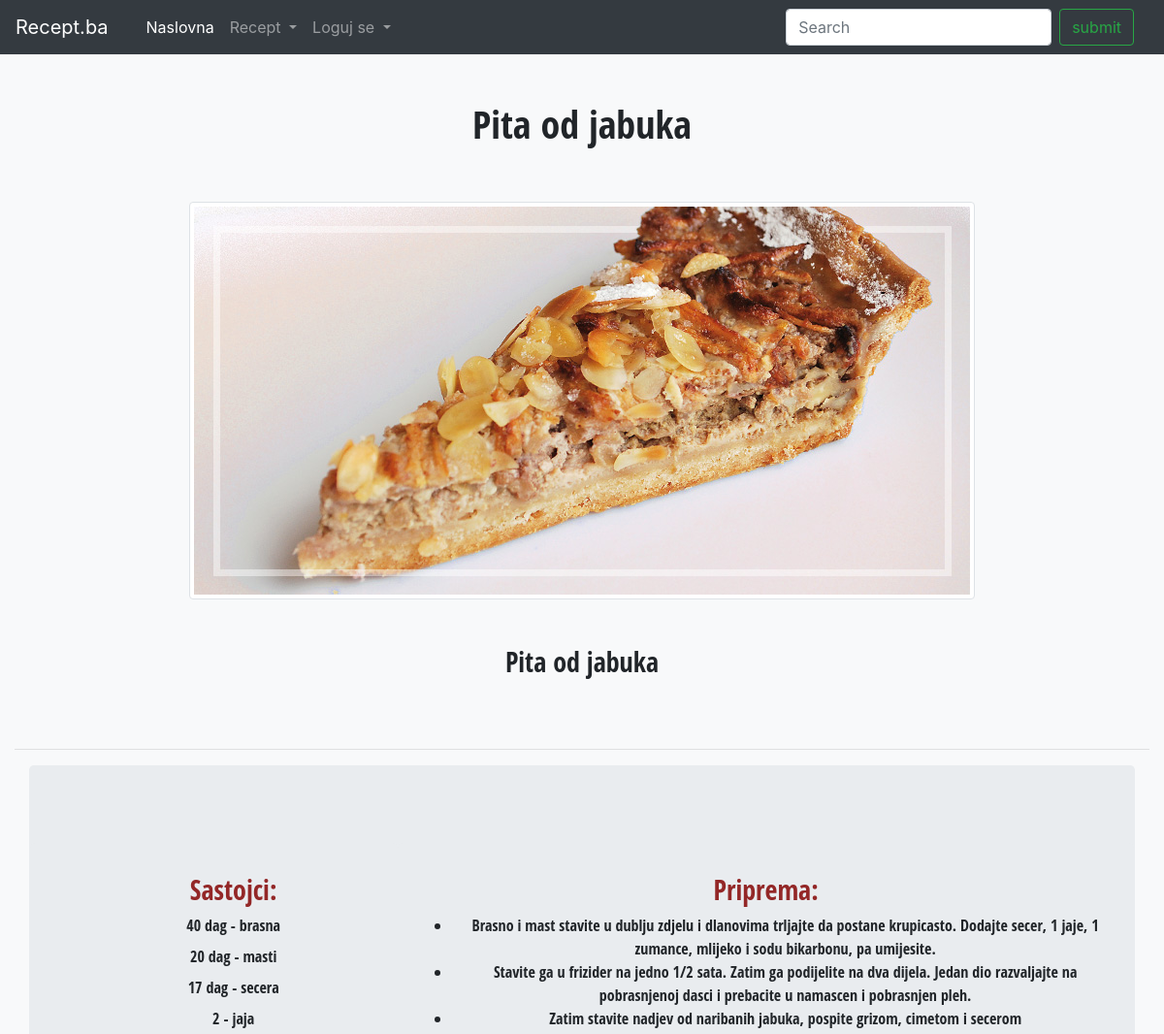
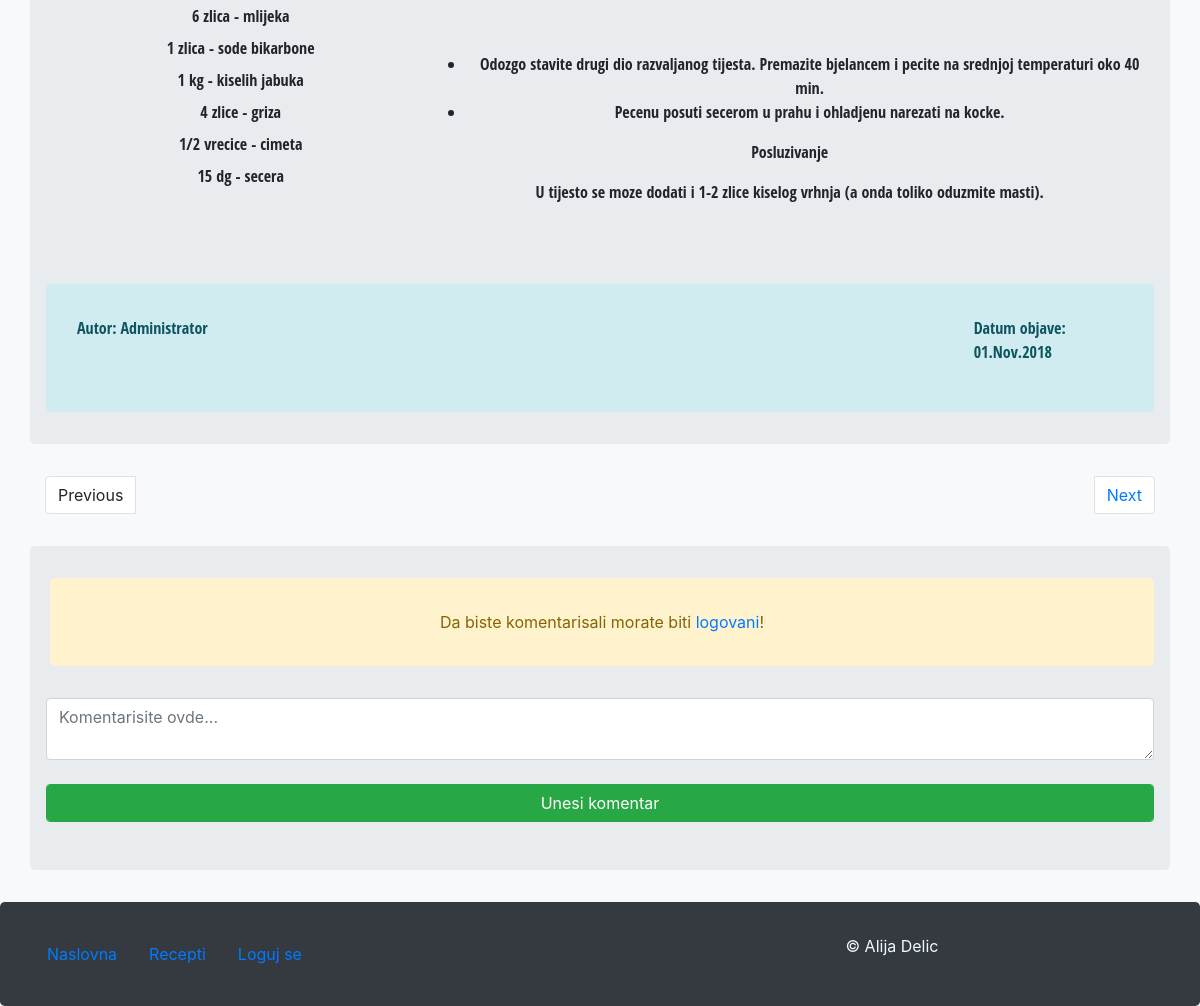
Screenshot of /views/articles.php?id=209 with the database file from the repository (2 pictures, top to bottom).
### tables this page shows
CREATE TABLE IF NOT EXISTS `recipes` (
  `recipe_id` int(11) NOT NULL AUTO_INCREMENT,
  `title` varchar(256) NOT NULL,
  `subtitle` varchar(256) NOT NULL,
  `category_id` int(11) NOT NULL,
  `date` timestamp(6) NOT NULL,
  `content` varchar(2048) NOT NULL,
  `image` varchar(45) NOT NULL,
  `user_id` int(11) NOT NULL,
  PRIMARY KEY (`recipe_id`),
  KEY `category_id_idx` (`category_id`),
  KEY `FK_users_recipes_idx` (`user_id`)
);

CREATE TABLE IF NOT EXISTS `ingridians` (
  `ingridian_id` int(11) NOT NULL AUTO_INCREMENT,
  `name` varchar(45) NOT NULL,
  PRIMARY KEY (`ingridian_id`)
);

### models/Articles.php (called while the page is built, shortened)
<?php
class Articles
{
    public static function getData($data, $condition = "")
    {
        $instance = ConnectDb::getInstance();
        $conn = $instance->getConnection();
        $sql = $conn->prepare("SELECT $data
                                        FROM articles
                                        JOIN recipes ON articles.recipe_id = recipes.recipe_id
                                        JOIN categories ON recipes.category_id = categories.category_id
                                        JOIN ingridians ON articles.ingridian_id = ingridians.ingridian_id
                                        JOIN users ON recipes.user_id = users.user_id
                                        $condition
                                        ");
        $sql->execute();
        $result = $sql->fetchAll(PDO::FETCH_ASSOC);
        return $result;
    }
}

### views/articles.php (the view, shortened to what this page needs)
<?php
if (isset($_GET['id'])) {
    $id = $_GET['id'];
    $article_title = Articles::getData("recipes.title", "WHERE recipes.recipe_id = '$id' LIMIT 1");
    $article_subtitle = Articles::getData("recipes.subtitle", "WHERE recipes.recipe_id = '$id' LIMIT 1");
    $article_image = Articles::getData("recipes.image", "WHERE recipes.recipe_id = '$id' LIMIT 1");
    $article_content = Articles::getData("recipes.content", "WHERE recipes.recipe_id = '$id' LIMIT 1");
    $article_ingridians = Articles::getData("ingridians.name", "WHERE recipes.recipe_id = '$id'");
    $article_ingridians_amount = Articles::getData("amount", "WHERE recipes.recipe_id = '$id'");
    $next_id = Articles::getData("recipes.recipe_id", "WHERE recipes.recipe_id > '$id' LIMIT 1");
    $previous_id = Articles::getData("recipes.recipe_id", "WHERE recipes.recipe_id < '$id' order by recipe_id desc LIMIT 1");
    $article_author = Articles::getData("users.username", "GROUP BY users.username LIMIT 1");
    $article_date = Articles::getData("recipes.recipe_id, recipes.date", "GROUP BY recipe_id");
    $dt = new DateTime($article_date[0]['date']);
    include "../views/nav/nav.php";
    ?>
    <div style="font-family: 'Open Sans Condensed', sans-serif" class="container-fluid ">
        <div class="row">
            <div class="col-12 mt-5 text-center">
                <h1><?= $article_title[0]['title'] ?></h1>
            </div>
            <div class="col-12 mt-5 text-center">
                <img src="images/<?= $article_image[0]['image'] ?>" alt="<?= $article_title[0]['title'] ?>"
                     class="img-fluid img-thumbnail">
            </div>
            <div class="col-12 mt-5 text-center mt-4">
                <h3><?= $article_subtitle[0]['subtitle'] ?></h3>
            </div>
            <div class="col-12 mt-5 text-center">
                <hr>
            </div>
        </div>
        <div class="container jumbotron">
            <div class="row">
                <div id="sastojci" class="col-12 col-sm-12 col-md-4 col-lg-4 mt-5 text-center jumbotron">
                    <ul>
                        <h3>Sastojci:</h3>
                        <?php
                        for ($i = 0; $i < sizeof($article_ingridians); $i++) {
                            echo "<li class='mt-2'>" . $article_ingridians_amount[$i]['amount'] . " - " . $article_ingridians[$i]['name'] . "</li>";
                        }
                        ?>
                    </ul>
                </div>
                <div id="priprema" class="col-12 col-sm-12 col-md-8 col-lg-8 mt-5 jumbotron text-center">
                    <?php
                    echo $article_content[0]['content'];
                    ?>
                </div>
            </div>
            <div class="row alert-info jumbotron m-0">
                <div class="col-2 mr-auto ">Autor: <?= $article_author[0]["username"] ?></div>
                <div class="col-2 ml-auto "><p>Datum objave: <?= $dt->format('d.M.Y') ?></p></div>
            </div>
        </div>
    </div>
    <div class="container">
        <div class="row">
            <div class="col-12">
                <nav aria-label="Page navigation example">
                    <ul class="pagination">
                        <?php
                        if (sizeof($previous_id) > 0) {
                            ?>
                            <li class="page-item mr-auto"><a class="page-link"
                                                             href="articles.php?id=<?= $previous_id[0]['recipe_id'] ?>">Previous</a>
                            </li>
                            <?php
                        } else {
                            echo "<li class='page-item mr-auto'><a class='page-link disabled'>Previous</a></li>";
                        }
                        if (sizeof($next_id) > 0) {
                            ?>
                            <li class="page-item ml-auto"><a class="page-link"
                                                             href="articles.php?id=<?= $next_id[0]['recipe_id'] ?>">Next</a>
                            </li>
                            <?php
                        } else {
                            echo "<li class='page-item ml-auto'><a class='page-link disabled'>Next</a></li>";
                        }
                        ?>
                    </ul>
                </nav>
            </div>
        </div>
    </div>
    <?php
    include "../views/comments.php";
    ?>
    <?php
    include "../views/nav/footer.php";
}

### assets/style.css (style rules this page uses)
#sastojci ul { list-style-type: none; }
#sastojci h3, #sastojci h5 { color: #932727; }
#priprema h3, #priprema h5 { color: #932727; }

### rows the page displays
recipes: title "Pita od jabuka", image (picture), subtitle "Pita od jabuka", content "Priprema: Brasno i mast stavite u dublju zdjelu i dlanovima trljajte da postane krupicasto. Dodajte secer, 1 jaje, 1 zumance, mlijeko i sodu bikarbonu, pa umijesite. Stavite ga u frizider na jedno 1/2 sata. Zatim ga podijelite na dva dijela. Jedan dio razvaljajte na pobrasnjenoj dasci i prebacite u namascen i pobrasnjen pleh. Zatim stavite nadjev od naribanih jabuka, pospite grizom, cimetom i secerom Odozgo stavite drugi dio razvaljanog tijesta. Premazite bjelancem i pecite na srednjoj temperaturi oko 40 min. Pecenu posuti secerom u prahu i ohladjenu narezati na kocke. Posluzivanje U tijesto se moze dodati i 1-2 zlice kiselog vrhnja (a onda toliko oduzmite masti).", date "01.Nov.2018"
ingridians: name "brasna"
ingridians: name "masti"
ingridians: name "secera"
ingridians: name "jaja"
ingridians: name "mlijeka"
ingridians: name "sode bikarbone"
ingridians: name "kiselih jabuka"
ingridians: name "griza"
ingridians: name "cimeta"

### other values shown
$article_ingridians_amount[$i]['amount'] "40 dag"
$article_ingridians_amount[$i]['amount'] "20 dag"
$article_ingridians_amount[$i]['amount'] "17 dag"
$article_ingridians_amount[$i]['amount'] "2"
$article_ingridians_amount[$i]['amount'] "6 zlica"
$article_ingridians_amount[$i]['amount'] "1 zlica"
$article_ingridians_amount[$i]['amount'] "1 kg"
$article_ingridians_amount[$i]['amount'] "4 zlice"
$article_ingridians_amount[$i]['amount'] "1/2 vrecice"
$article_ingridians_amount[$i]['amount'] "15 dg"
$article_author[0]["username"] "Administrator"
